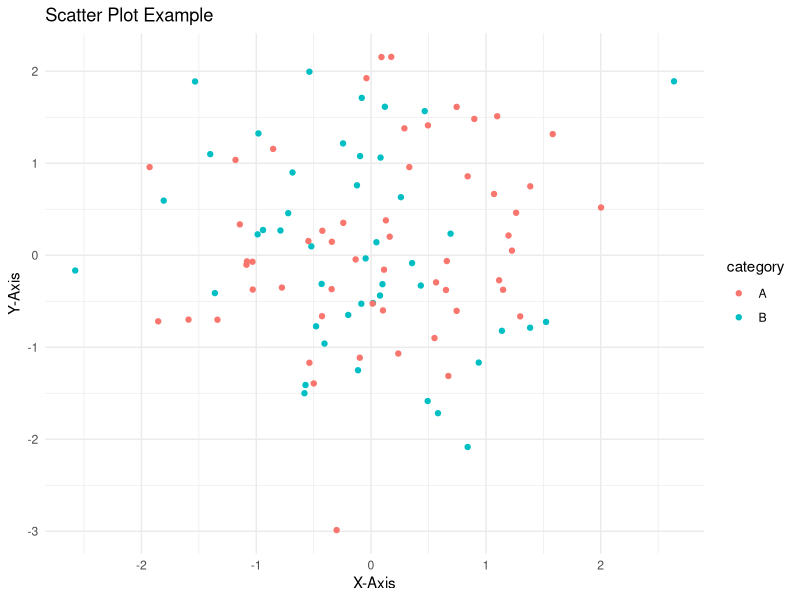
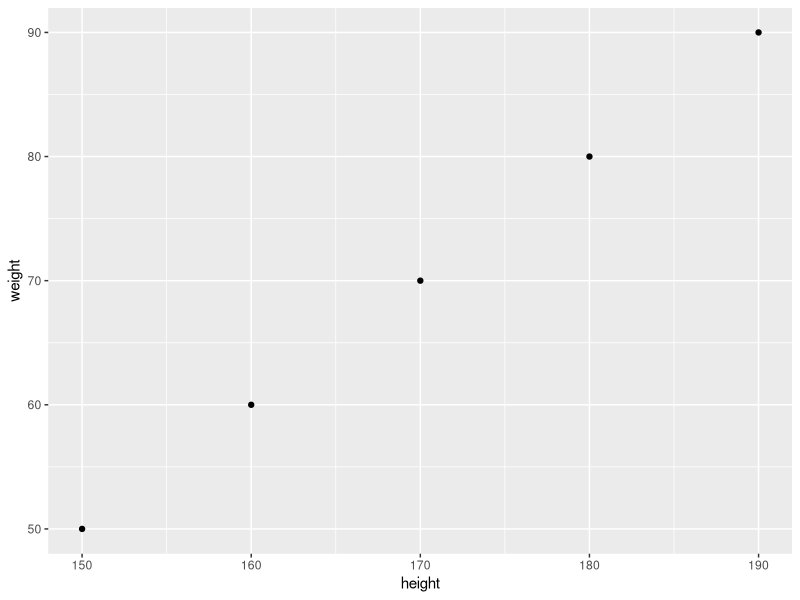
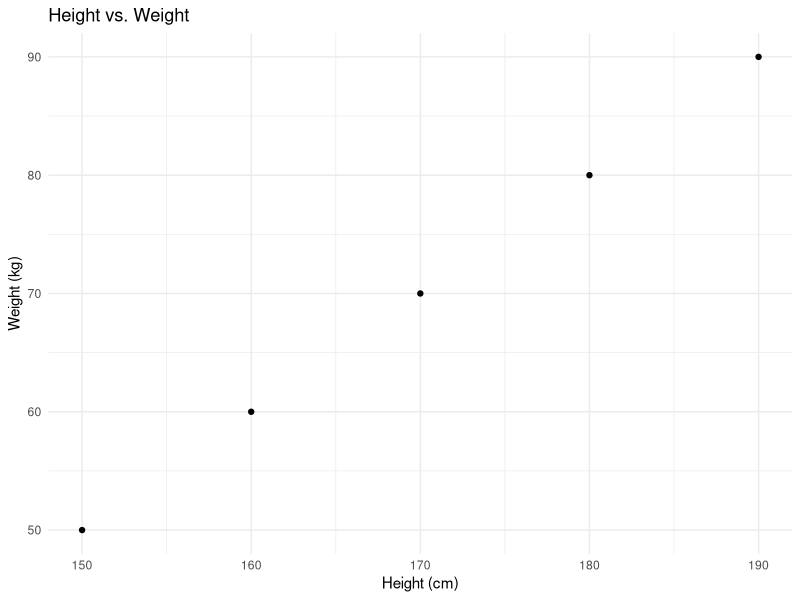
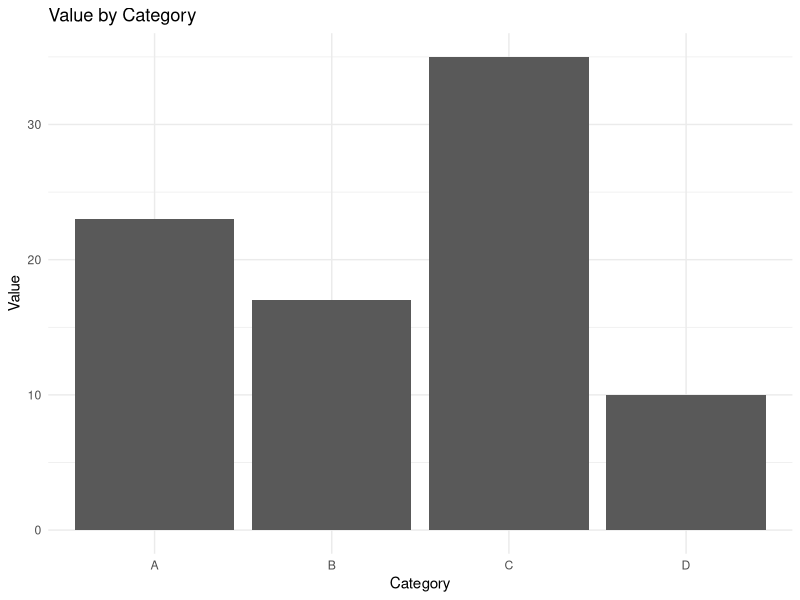

These charts were generated, in order, by the following R code:
## ---- chunk 1
library(ggplot2)

# Sample data
df <- data.frame(
  x = rnorm(100),
  y = rnorm(100),
  category = sample(c("A", "B"), 100, replace = TRUE)
)

# Creating a scatter plot
ggplot(df, # data
       aes(x = x, y = y, color = category)) + #aesthetics
  geom_point() + #geometrics
  labs(title = "Scatter Plot Example", x = "X-Axis", y = "Y-Axis") +
  theme_minimal()
## ---- chunk 2
#Prepare a Sample data
df <- data.frame(
  height = c(150, 160, 170, 180, 190),
  weight = c(50, 60, 70, 80, 90)
)

# Creating a basic scatter plot
ggplot(df, # data
       aes(x = height, y = weight)) + # aesthetics
  geom_point() 
## ---- chunk 3
# Creating a basic scatter plot
ggplot(df, # data
       aes(x = height, y = weight)) + # aesthetics
  geom_point() +
  labs(title = "Height vs. Weight", x = "Height (cm)", y = "Weight (kg)") +
  theme_minimal()

## ---- chunk 4
# Sample data
df <- data.frame(
  category = c("A", "B", "C", "D"),
  value = c(23, 17, 35, 10)
)

## The data set above will be used to create a bar chart
# Creating a bar chart
ggplot(df, aes(x = category, y = value)) +
  geom_bar(stat = "identity") +
  labs(title = "Value by Category", x = "Category", y = "Value") +
  theme_minimal()
